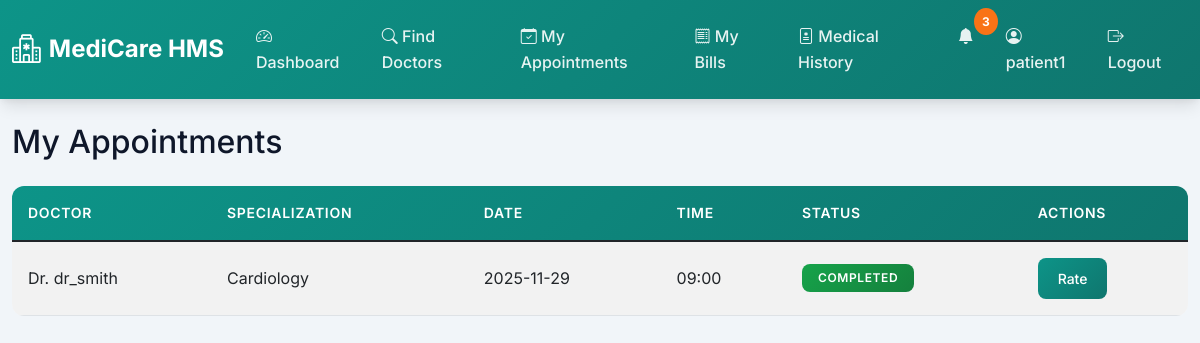
The app's page /patient/appointments (signed in) with its own data.
### models.py (models this page shows, shortened)
class Appointment(db.Model):
    __tablename__ = 'appointments'
    id = db.Column(db.Integer, primary_key=True)
    doctor_id = db.Column(db.Integer, db.ForeignKey('doctors.id'), nullable=False)
    patient_id = db.Column(db.Integer, db.ForeignKey('patients.id'), nullable=False)
    appointment_date = db.Column(db.Date, nullable=False)
    appointment_time = db.Column(db.Time, nullable=False)
    status = db.Column(db.String(20), default='Booked')  # Booked, Completed, Cancelled
    created_at = db.Column(db.DateTime, default=datetime.utcnow)
    treatment = db.relationship('Treatment', backref='appointment', uselist=False, cascade='all, delete-orphan')
    rating = db.relationship('Rating', backref='appointment', uselist=False, cascade='all, delete-orphan')

class User(db.Model):
    __tablename__ = 'users'
    id = db.Column(db.Integer, primary_key=True)
    username = db.Column(db.String(80), unique=True, nullable=False)
    password_hash = db.Column(db.String(255), nullable=False)
    email = db.Column(db.String(120), unique=True, nullable=False)
    phone = db.Column(db.String(20))
    role = db.Column(db.String(20), nullable=False)  # admin, doctor, patient
    full_name = db.Column(db.String(150))
    date_of_birth = db.Column(db.Date)
    gender = db.Column(db.String(10))
    address = db.Column(db.Text)
    profile_image = db.Column(db.String(255))
    is_active = db.Column(db.Boolean, default=True)
    created_at = db.Column(db.DateTime, default=datetime.utcnow)
    last_login = db.Column(db.DateTime)

class Doctor(db.Model):
    __tablename__ = 'doctors'
    id = db.Column(db.Integer, primary_key=True)
    user_id = db.Column(db.Integer, db.ForeignKey('users.id'), nullable=False)
    specialization = db.Column(db.String(100), nullable=False)
    rating = db.Column(db.Float, default=0.0)
    license_number = db.Column(db.String(50))
    qualifications = db.Column(db.Text)
    experience_years = db.Column(db.Integer)
    consultation_fee = db.Column(db.Float, default=0.0)
    bio = db.Column(db.Text)
    department = db.Column(db.String(100))
    room_number = db.Column(db.String(20))
    user = db.relationship('User', backref='doctor_profile')
    availabilities = db.relationship('Availability', backref='doctor', lazy=True, cascade='all, delete-orphan')
    appointments = db.relationship('Appointment', backref='doctor', lazy=True)

### routes/patient.py (the view)
@bp.route('/appointments')
@role_required('patient')
def appointments():
    patient = Patient.query.filter_by(user_id=session['user_id']).first()
    appointments = Appointment.query.filter_by(patient_id=patient.id).order_by(
        Appointment.appointment_date.desc(),
        Appointment.appointment_time.desc()
    ).all()
    return render_template('patient/appointments.html', appointments=appointments)

### app.py (called while the page is built)
@app.context_processor
def inject_notifications():
    if 'user_id' in session:
        from utils.notifications import get_unread_count
        return {'unread_count': get_unread_count(session['user_id'])}
    return {'unread_count': 0}

### utils/auth.py (called while the page is built)
def role_required(role):
    def decorator(f):
        @wraps(f)
        def decorated_function(*args, **kwargs):
            if 'user_id' not in session:
                flash('Please log in to access this page.', 'error')
                return redirect(url_for('shared.login'))
            if session.get('role') != role:
                flash('You do not have permission to access this page.', 'error')
                return redirect(url_for('shared.login'))
            return f(*args, **kwargs)
        return decorated_function
    return decorator

### utils/notifications.py (called while the page is built)
def get_unread_count(user_id):
    return Notification.query.filter_by(user_id=user_id, is_read=False).count()

### templates/patient/appointments.html (shortened to what this page needs)
{% extends "base.html" %}
{% block content %}
<h2>My Appointments</h2>
<table class="table table-striped mt-4">
    <thead>
        <tr>
            <th>Doctor</th>
            <th>Specialization</th>
            <th>Date</th>
            <th>Time</th>
            <th>Status</th>
            <th>Actions</th>
        </tr>
    </thead>
    <tbody>
        {% for appointment in appointments %}
        <tr>
            <td>Dr. {{ appointment.doctor.user.username }}</td>
            <td>{{ appointment.doctor.specialization }}</td>
            <td>{{ appointment.appointment_date }}</td>
            <td>{{ appointment.appointment_time.strftime('%H:%M') }}</td>
            <td>
                <span class="badge bg-{{ 'success' if appointment.status == 'Completed' else 'warning' if appointment.status == 'Booked' else 'secondary' }}">
                    {{ appointment.status }}
                </span>
            </td>
            <td>
                {% if appointment.status == 'Booked' %}
                <form method="POST" action="{{ url_for('patient.cancel_appointment', appointment_id=appointment.id) }}" style="display:inline;">
                    <button type="submit" class="btn btn-sm btn-danger" onclick="return confirm('Cancel this appointment?')">Cancel</button>
                </form>
                {% elif appointment.status == 'Completed' %}
                {% if appointment.rating %}
                <span class="badge bg-info">Rated: {{ appointment.rating.rating }}/5</span>
                {% else %}
                <a href="{{ url_for('patient.rate_appointment', appointment_id=appointment.id) }}" class="btn btn-sm btn-primary">Rate</a>
                {% endif %}
                {% endif %}
            </td>
        </tr>
        {% else %}
        <tr>
            <td colspan="6" class="text-center">No appointments found</td>
        </tr>
        {% endfor %}
    </tbody>
</table>
{% endblock %}

### static/css/style.css (style rules this page uses)
:root { --primary-color: #0d9488; --primary-dark: #0f766e; --primary-light: #14b8a6; --secondary-color: #7c3aed; --secondary-dark: #6d28d9; --accent-color: #f97316; --danger-color: #dc2626; --warning-color: #eab308; --success-color: #16a34a; --info-color: #0284c7; --dark-bg: #0f172a; --light-bg: #f1f5f9; --card-bg: #ffffff; --text-primary: #0f172a; --text-secondary: #475569; --border-color: #cbd5e1; --shadow: 0 1px 3px 0 rgba(0, 0, 0, 0.1), 0 1px 2px 0 rgba(0, 0, 0, 0.06); --shadow-lg: 0 10px 15px -3px rgba(0, 0, 0, 0.1), 0 4px 6px -2px rgba(0, 0, 0, 0.05); --medical-teal: #0d9488; --medical-purple: #7c3aed; --medical-orange: #f97316; }
* { margin: 0; padding: 0; box-sizing: border-box; }
body { font-family: 'Inter', -apple-system, BlinkMacSystemFont, 'Segoe UI', Roboto, sans-serif; background-color: var(--light-bg); color: var(--text-primary); line-height: 1.6; }
.btn { border-radius: 0.5rem; padding: 0.625rem 1.25rem; font-weight: 500; transition: all 0.3s ease; border: none; }
.btn-primary { background: linear-gradient(135deg, var(--medical-teal) 0%, var(--primary-dark) 100%); }
.table { background-color: white; border-radius: 0.75rem; overflow: hidden; }
.table thead { background: linear-gradient(135deg, var(--medical-teal) 0%, var(--primary-dark) 100%); color: white; }
.table thead th { border: none; padding: 1rem; font-weight: 600; text-transform: uppercase; font-size: 0.875rem; letter-spacing: 0.05em; }
.table tbody tr { transition: background-color 0.2s ease; }
.table tbody td { padding: 1rem; vertical-align: middle; }
.badge { padding: 0.5rem 1rem; border-radius: 0.5rem; font-weight: 600; font-size: 0.75rem; text-transform: uppercase; letter-spacing: 0.05em; }
.badge.bg-success { background: linear-gradient(135deg, var(--success-color) 0%, #15803d 100%) !important; }
* { transition: background-color 0.2s ease, color 0.2s ease; }

### records on screen
Appointment: doctor.user.username "dr_smith", doctor.specialization "Cardiology", appointment_date "2025-11-29", appointment_time "09:00", status "COMPLETED"

### other values on screen
{{ unread_count }} "3"
{{ session.username }} "patient1"
